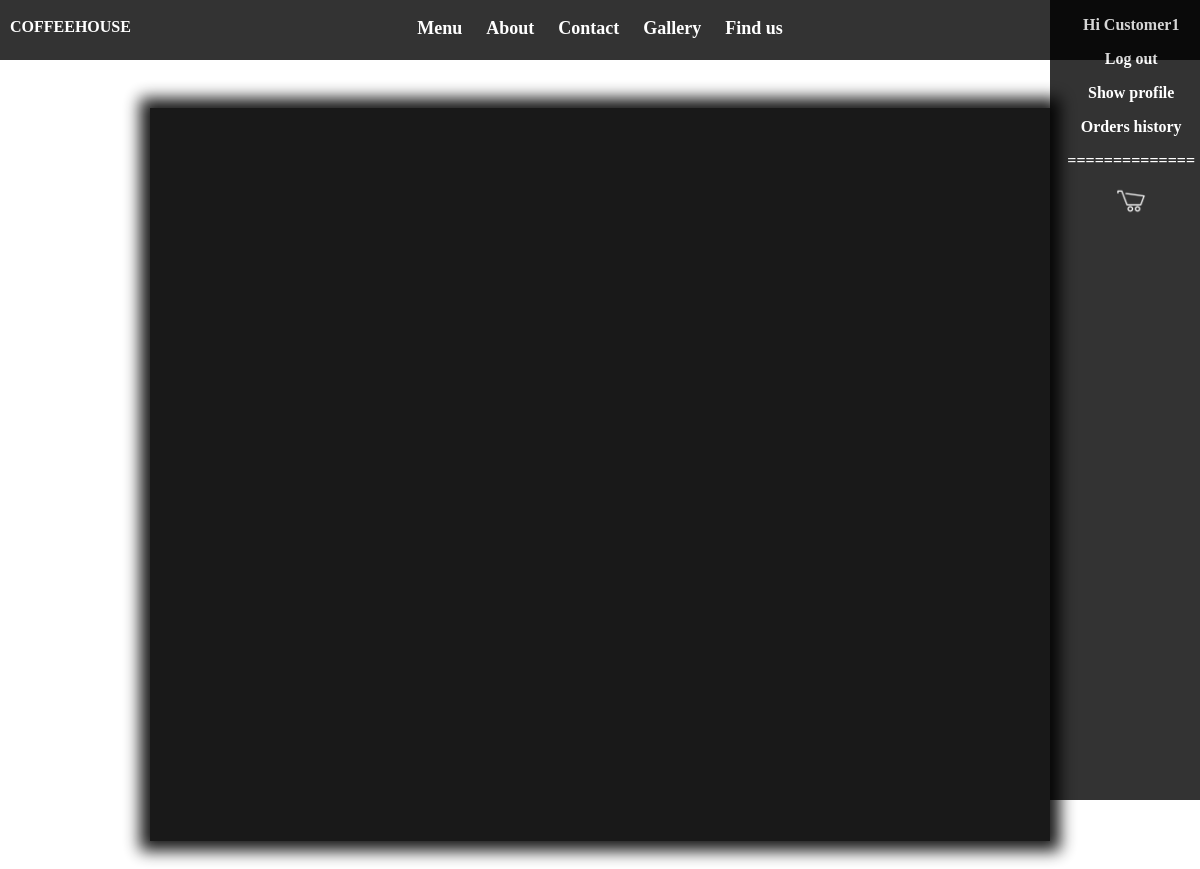
Page /orders/orders_history (signed in) on the earlier database version.
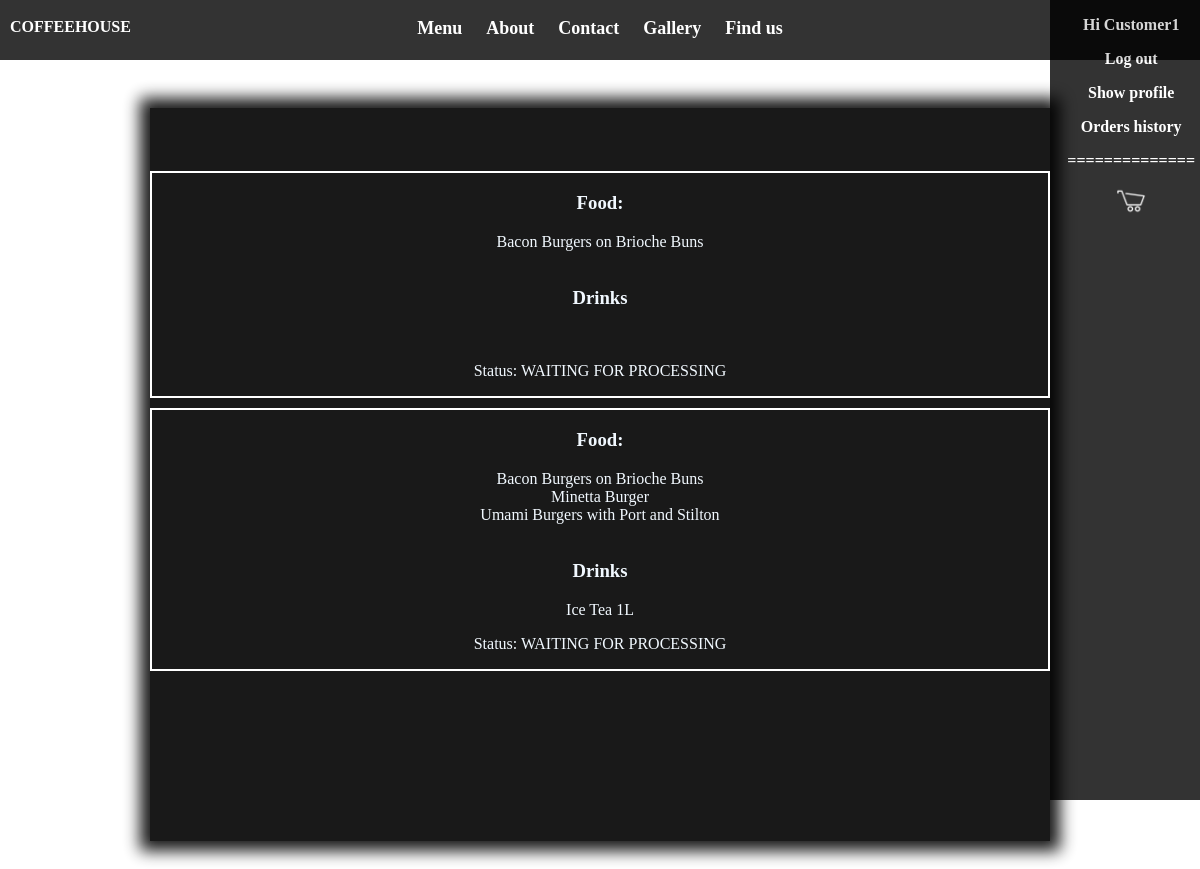
Same page on the later database version.
### coffehouse/orders/models.py (models this page shows, shortened)
class Order(models.Model):
    user = models.ForeignKey(Customer, related_name='client', on_delete=models.CASCADE, null=True)
    food = models.ManyToManyField(Food, related_name='foods')
    drink = models.ManyToManyField(Drink, related_name='drinks', default=None)
    created_at = models.DateField(auto_now_add=True)
    processed = models.BooleanField(default=False)
    processed_by = models.ForeignKey(Service, related_name='processed_by', on_delete=models.CASCADE, null=True)
    note = models.CharField(max_length=255, null=True)

class Food(models.Model):
    name = models.CharField(max_length=50)
    number_in_menu = models.IntegerField(default=-1)
    price = models.DecimalField(max_length=4, max_digits=6, decimal_places=2)
    week_day = models.IntegerField(default=-1)
    img_url = models.CharField(max_length=1000, default=" ")
    description = models.CharField(max_length=1000, default="")
    note = models.CharField(max_length=255, null=True)

class Drink(models.Model):
    name = models.CharField(max_length=50)
    price = models.DecimalField(max_length=4, max_digits=6, decimal_places=2)
    description = models.CharField(max_length=1000, default="")
    note = models.CharField(max_length=255, null=True)

### coffehouse/orders/views.py (the view)
@login_required
def orders_history(request):
    user = request.user
    customer = Customer.objects.get(user=user)
    customer_orders = Order.objects.filter(user=customer)
    return render(request, 'orders/orders_history.html', {'orders': customer_orders})

### coffehouse/templates/orders/orders_history.html (shortened to what this page needs)
{% extends 'base.html' %}
{% block extra_head %}
    {% load staticfiles %}
    <link rel="stylesheet" type="text/css" href="{% static "css/orders/orders_history_style.css" %}">
{% endblock extra_head %}
{% block content %}
    <div class="content">
        {% for order in orders %}
            <div class="old_order">
                <h3>Food:</h3>
                {% for food in order.food.all %}
                    {{ food.name }}
                    <br>
                {% endfor %}
                <br>
                <h3>Drinks</h3>
                {% for drink in order.drink.all %}
                    {{ drink.name }}
                {% endfor %}
            <br>
            {% if order.processed %}
                <p>Status: PROCESSED </p>
            {% else %}
                <p>Status: WAITING FOR PROCESSING </p>
            {% endif %}
            </div>
        {% endfor %}
    </div>
{% endblock content%}

Differences in the rows shown:
added Order: processed "Status: WAITING FOR PROCESSING"
now on this page (row unchanged): Food: name "Bacon Burgers on Brioche Buns"
added Order: processed "Status: WAITING FOR PROCESSING"
now on this page (row unchanged): Food: name "Minetta Burger"
now on this page (row unchanged): Food: name "Umami Burgers with Port and Stilton"
now on this page (row unchanged): Drink: name "Ice Tea 1L"
